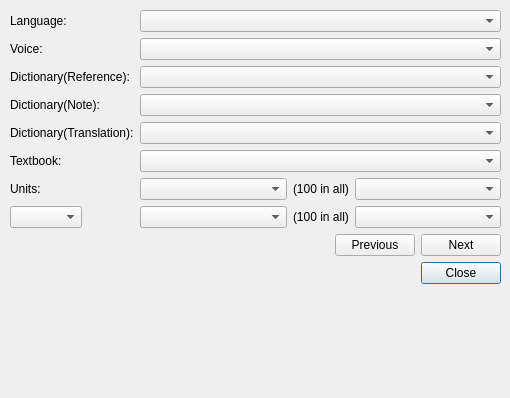
<?xml version="1.0" encoding="UTF-8"?>
<ui version="4.0">
 <class>SettingsDialog</class>
 <widget class="QDialog" name="SettingsDialog">
  <property name="geometry">
   <rect>
    <x>0</x>
    <y>0</y>
    <width>510</width>
    <height>398</height>
   </rect>
  </property>
  <property name="windowTitle">
   <string>Dialog</string>
  </property>
  <property name="modal">
   <bool>false</bool>
  </property>
  <widget class="QWidget" name="formLayoutWidget">
   <property name="geometry">
    <rect>
     <x>10</x>
     <y>10</y>
     <width>491</width>
     <height>374</height>
    </rect>
   </property>
   <layout class="QFormLayout" name="formLayout">
    <property name="labelAlignment">
     <set>Qt::AlignLeading|Qt::AlignLeft|Qt::AlignVCenter</set>
    </property>
    <item row="0" column="0">
     <widget class="QLabel" name="lblLanguage">
      <property name="sizePolicy">
       <sizepolicy hsizetype="Fixed" vsizetype="Preferred">
        <horstretch>0</horstretch>
        <verstretch>0</verstretch>
       </sizepolicy>
      </property>
      <property name="text">
       <string>Language:</string>
      </property>
     </widget>
    </item>
    <item row="0" column="1">
     <widget class="QComboBox" name="cboLang">
      <property name="sizePolicy">
       <sizepolicy hsizetype="Expanding" vsizetype="Fixed">
        <horstretch>0</horstretch>
        <verstretch>0</verstretch>
       </sizepolicy>
      </property>
     </widget>
    </item>
    <item row="1" column="0">
     <widget class="QLabel" name="lblVoice">
      <property name="sizePolicy">
       <sizepolicy hsizetype="Fixed" vsizetype="Preferred">
        <horstretch>0</horstretch>
        <verstretch>0</verstretch>
       </sizepolicy>
      </property>
      <property name="text">
       <string>Voice:</string>
      </property>
     </widget>
    </item>
    <item row="1" column="1">
     <widget class="QComboBox" name="cboMacVoice">
      <property name="sizePolicy">
       <sizepolicy hsizetype="Expanding" vsizetype="Fixed">
        <horstretch>0</horstretch>
        <verstretch>0</verstretch>
       </sizepolicy>
      </property>
     </widget>
    </item>
    <item row="2" column="0">
     <widget class="QLabel" name="lblDictReference">
      <property name="sizePolicy">
       <sizepolicy hsizetype="Fixed" vsizetype="Preferred">
        <horstretch>0</horstretch>
        <verstretch>0</verstretch>
       </sizepolicy>
      </property>
      <property name="text">
       <string>Dictionary(Reference):</string>
      </property>
     </widget>
    </item>
    <item row="2" column="1">
     <widget class="QComboBox" name="cboDictItem">
      <property name="sizePolicy">
       <sizepolicy hsizetype="Expanding" vsizetype="Fixed">
        <horstretch>0</horstretch>
        <verstretch>0</verstretch>
       </sizepolicy>
      </property>
     </widget>
    </item>
    <item row="3" column="0">
     <widget class="QLabel" name="lblDictNote">
      <property name="sizePolicy">
       <sizepolicy hsizetype="Fixed" vsizetype="Preferred">
        <horstretch>0</horstretch>
        <verstretch>0</verstretch>
       </sizepolicy>
      </property>
      <property name="text">
       <string>Dictionary(Note):</string>
      </property>
     </widget>
    </item>
    <item row="3" column="1">
     <widget class="QComboBox" name="cboDictNote">
      <property name="sizePolicy">
       <sizepolicy hsizetype="Expanding" vsizetype="Fixed">
        <horstretch>0</horstretch>
        <verstretch>0</verstretch>
       </sizepolicy>
      </property>
     </widget>
    </item>
    <item row="4" column="0">
     <widget class="QLabel" name="lblDictTranslation">
      <property name="sizePolicy">
       <sizepolicy hsizetype="Fixed" vsizetype="Preferred">
        <horstretch>0</horstretch>
        <verstretch>0</verstretch>
       </sizepolicy>
      </property>
      <property name="text">
       <string>Dictionary(Translation):</string>
      </property>
     </widget>
    </item>
    <item row="4" column="1">
     <widget class="QComboBox" name="cboDictTranslation">
      <property name="sizePolicy">
       <sizepolicy hsizetype="Expanding" vsizetype="Fixed">
        <horstretch>0</horstretch>
        <verstretch>0</verstretch>
       </sizepolicy>
      </property>
     </widget>
    </item>
    <item row="5" column="0">
     <widget class="QLabel" name="lblTextbook">
      <property name="sizePolicy">
       <sizepolicy hsizetype="Fixed" vsizetype="Preferred">
        <horstretch>0</horstretch>
        <verstretch>0</verstretch>
       </sizepolicy>
      </property>
      <property name="text">
       <string>Textbook:</string>
      </property>
     </widget>
    </item>
    <item row="5" column="1">
     <widget class="QComboBox" name="cboTextbook">
      <property name="sizePolicy">
       <sizepolicy hsizetype="Expanding" vsizetype="Fixed">
        <horstretch>0</horstretch>
        <verstretch>0</verstretch>
       </sizepolicy>
      </property>
     </widget>
    </item>
    <item row="6" column="0">
     <widget class="QLabel" name="lblUnits">
      <property name="text">
       <string>Units:</string>
      </property>
     </widget>
    </item>
    <item row="6" column="1">
     <layout class="QHBoxLayout" name="horizontalLayout">
      <item>
       <widget class="QComboBox" name="cboUnitFrom">
        <property name="sizePolicy">
         <sizepolicy hsizetype="Expanding" vsizetype="Fixed">
          <horstretch>0</horstretch>
          <verstretch>0</verstretch>
         </sizepolicy>
        </property>
       </widget>
      </item>
      <item>
       <widget class="QLabel" name="lblUnitsInAllFrom">
        <property name="text">
         <string>(100 in all)</string>
        </property>
       </widget>
      </item>
      <item>
       <widget class="QComboBox" name="cboPartFrom">
        <property name="sizePolicy">
         <sizepolicy hsizetype="Expanding" vsizetype="Fixed">
          <horstretch>0</horstretch>
          <verstretch>0</verstretch>
         </sizepolicy>
        </property>
       </widget>
      </item>
     </layout>
    </item>
    <item row="7" column="0">
     <widget class="QComboBox" name="cboToType">
      <property name="sizePolicy">
       <sizepolicy hsizetype="Expanding" vsizetype="Fixed">
        <horstretch>0</horstretch>
        <verstretch>0</verstretch>
       </sizepolicy>
      </property>
     </widget>
    </item>
    <item row="7" column="1">
     <layout class="QHBoxLayout" name="horizontalLayout_2">
      <item>
       <widget class="QComboBox" name="cboUnitTo">
        <property name="sizePolicy">
         <sizepolicy hsizetype="Expanding" vsizetype="Fixed">
          <horstretch>0</horstretch>
          <verstretch>0</verstretch>
         </sizepolicy>
        </property>
       </widget>
      </item>
      <item>
       <widget class="QLabel" name="lblUnitsInAllTo">
        <property name="text">
         <string>(100 in all)</string>
        </property>
       </widget>
      </item>
      <item>
       <widget class="QComboBox" name="cboPartTo">
        <property name="sizePolicy">
         <sizepolicy hsizetype="Expanding" vsizetype="Fixed">
          <horstretch>0</horstretch>
          <verstretch>0</verstretch>
         </sizepolicy>
        </property>
       </widget>
      </item>
     </layout>
    </item>
    <item row="9" column="1">
     <widget class="QDialogButtonBox" name="buttonBox">
      <property name="standardButtons">
       <set>QDialogButtonBox::Close</set>
      </property>
     </widget>
    </item>
    <item row="8" column="1">
     <layout class="QHBoxLayout" name="horizontalLayout_3">
      <item>
       <spacer name="horizontalSpacer">
        <property name="orientation">
         <enum>Qt::Horizontal</enum>
        </property>
        <property name="sizeHint" stdset="0">
         <size>
          <width>40</width>
          <height>20</height>
         </size>
        </property>
       </spacer>
      </item>
      <item>
       <widget class="QPushButton" name="btnPrevious">
        <property name="text">
         <string>Previous</string>
        </property>
       </widget>
      </item>
      <item>
       <widget class="QPushButton" name="btnNext">
        <property name="text">
         <string>Next</string>
        </property>
       </widget>
      </item>
     </layout>
    </item>
   </layout>
  </widget>
 </widget>
 <tabstops>
  <tabstop>cboLang</tabstop>
  <tabstop>cboMacVoice</tabstop>
  <tabstop>cboDictItem</tabstop>
  <tabstop>cboDictNote</tabstop>
  <tabstop>cboDictTranslation</tabstop>
  <tabstop>cboTextbook</tabstop>
  <tabstop>cboUnitFrom</tabstop>
  <tabstop>cboPartFrom</tabstop>
  <tabstop>cboToType</tabstop>
  <tabstop>cboUnitTo</tabstop>
  <tabstop>cboPartTo</tabstop>
 </tabstops>
 <resources/>
 <connections>
  <connection>
   <sender>buttonBox</sender>
   <signal>clicked(QAbstractButton*)</signal>
   <receiver>SettingsDialog</receiver>
   <slot>close()</slot>
   <hints>
    <hint type="sourcelabel">
     <x>200</x>
     <y>373</y>
    </hint>
    <hint type="destinationlabel">
     <x>88</x>
     <y>328</y>
    </hint>
   </hints>
  </connection>
 </connections>
</ui>
